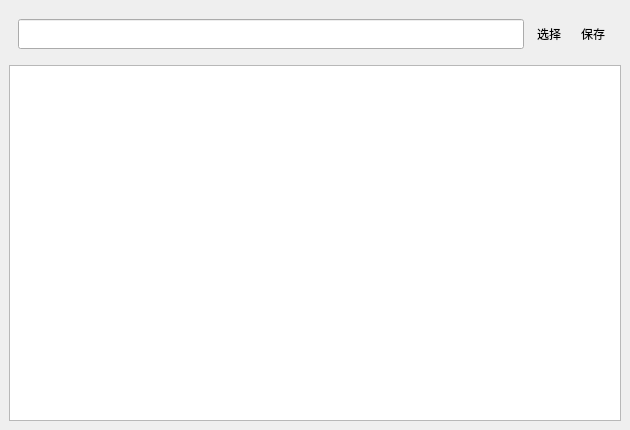
<?xml version="1.0" encoding="UTF-8"?>
<ui version="4.0">
 <class>MainWindow</class>
 <widget class="QMainWindow" name="MainWindow">
  <property name="geometry">
   <rect>
    <x>0</x>
    <y>0</y>
    <width>630</width>
    <height>430</height>
   </rect>
  </property>
  <property name="windowTitle">
   <string>文本加密1.0  by KafuuNeko(https://kafuu.cc)</string>
  </property>
  <widget class="QWidget" name="centralwidget">
   <layout class="QVBoxLayout" name="verticalLayout_2">
    <item>
     <widget class="QWidget" name="widget" native="true">
      <layout class="QHBoxLayout" name="horizontalLayout">
       <item>
        <widget class="QLineEdit" name="textPath">
         <property name="minimumSize">
          <size>
           <width>0</width>
           <height>30</height>
          </size>
         </property>
        </widget>
       </item>
       <item>
        <widget class="QToolButton" name="textSelect">
         <property name="minimumSize">
          <size>
           <width>0</width>
           <height>32</height>
          </size>
         </property>
         <property name="text">
          <string>选择</string>
         </property>
         <property name="icon">
          <iconset resource="res.qrc">
           <normaloff>:/image/file.png</normaloff>:/image/file.png</iconset>
         </property>
         <property name="iconSize">
          <size>
           <width>32</width>
           <height>32</height>
          </size>
         </property>
         <property name="toolButtonStyle">
          <enum>Qt::ToolButtonTextBesideIcon</enum>
         </property>
         <property name="autoRaise">
          <bool>true</bool>
         </property>
        </widget>
       </item>
       <item>
        <widget class="QToolButton" name="textSave">
         <property name="minimumSize">
          <size>
           <width>0</width>
           <height>32</height>
          </size>
         </property>
         <property name="maximumSize">
          <size>
           <width>16777215</width>
           <height>16777215</height>
          </size>
         </property>
         <property name="text">
          <string>保存</string>
         </property>
         <property name="icon">
          <iconset resource="res.qrc">
           <normaloff>:/image/save.png</normaloff>:/image/save.png</iconset>
         </property>
         <property name="iconSize">
          <size>
           <width>32</width>
           <height>32</height>
          </size>
         </property>
         <property name="toolButtonStyle">
          <enum>Qt::ToolButtonTextBesideIcon</enum>
         </property>
         <property name="autoRaise">
          <bool>true</bool>
         </property>
         <property name="arrowType">
          <enum>Qt::NoArrow</enum>
         </property>
        </widget>
       </item>
      </layout>
     </widget>
    </item>
    <item>
     <widget class="QTextEdit" name="textContent"/>
    </item>
   </layout>
  </widget>
 </widget>
 <resources>
  <include location="res.qrc"/>
 </resources>
 <connections/>
</ui>
